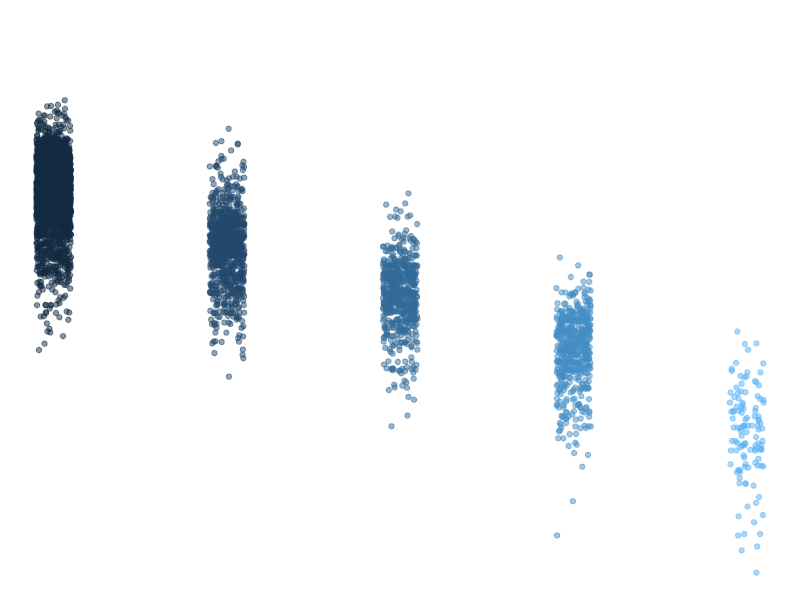

Here is the R script that generated this plot:
## ---- chunk 1
knitr::opts_chunk$set(echo = TRUE)
library(tidyverse)
library(dplyr)
## ---- chunk 2
summary(storms)
## ---- chunk 3
names(storms)
## ---- chunk 4
ggplot(data = storms, aes(x = category, y = pressure)) +
  geom_jitter(width = 0.1, 
              alpha = 0.5,
              aes(color = category),
              show.legend = FALSE) +
  labs(x = "Storm Category", 
       y = "Air pressure at storm center (millibars)"
       ) +
  theme_void()
